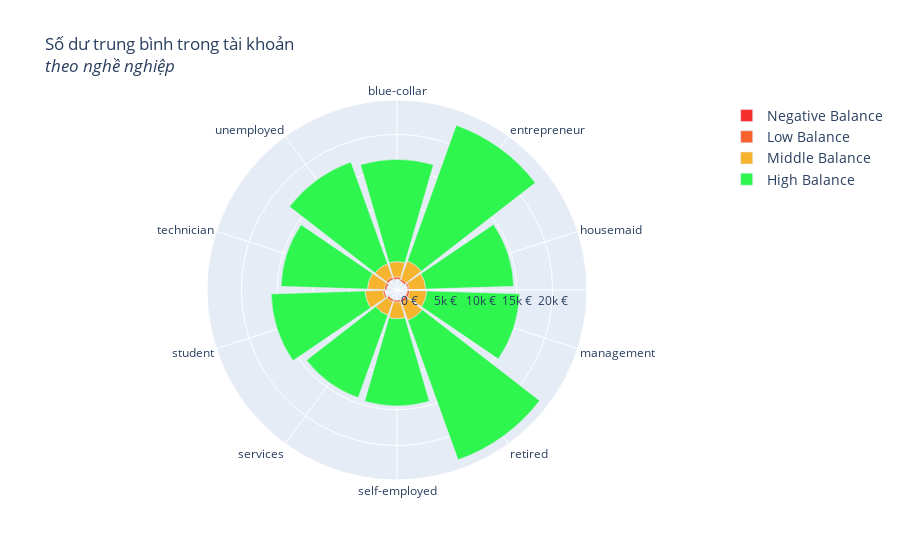

Here is the notebook cell this chart was saved with:
### Code cell
import numpy as np
import pandas as pd
import plotly.graph_objs as go
from plotly.offline import iplot, init_notebook_mode

init_notebook_mode(connected=True)

# Tạo nhóm phân loại số dư (Balance Category)
df["balance_status"] = np.nan
df.loc[df["balance"] < 0, "balance_status"] = "negative"
df.loc[(df["balance"] >= 0) & (df["balance"] <= 30000), "balance_status"] = "low"
df.loc[(df["balance"] > 30000) & (df["balance"] <= 40000), "balance_status"] = "middle"
df.loc[df["balance"] > 40000, "balance_status"] = "high"

# Tạo các trace
trace1 = go.Barpolar(
    r=[-199.0, -392.0, -209.0, -247.0, -233.0, -270.0, -271.0, 0, -276.0, -134.5],
    theta=["blue-collar", "entrepreneur", "housemaid", "management", "retired", "self-employed",
           "services", "student", "technician", "unemployed"],
    name='Negative Balance',
    marker=dict(color='rgb(246, 46, 46)')
)

trace2 = go.Barpolar(
    r=[319.5, 283.0, 212.0, 313.0, 409.0, 274.5, 308.5, 253.0, 316.0, 330.0],
    theta=["blue-collar", "entrepreneur", "housemaid", "management", "retired", "self-employed",
           "services", "student", "technician", "unemployed"],
    name='Low Balance',
    marker=dict(color='rgb(246, 97, 46)')
)

trace3 = go.Barpolar(
    r=[2128.5, 2686.0, 2290.0, 2366.0, 2579.0, 2293.5, 2005.5, 2488.0, 2362.0, 1976.0],
    theta=["blue-collar", "entrepreneur", "housemaid", "management", "retired", "self-employed",
           "services", "student", "technician", "unemployed"],
    name='Middle Balance',
    marker=dict(color='rgb(246, 179, 46)')
)

trace4 = go.Barpolar(
    r=[14247.5, 20138.5, 12278.5, 12956.0, 20723.0, 12159.0, 12223.0, 13107.0, 12063.0, 15107.5],
    theta=["blue-collar", "entrepreneur", "housemaid", "management", "retired", "self-employed",
           "services", "student", "technician", "unemployed"],
    name='High Balance',
    marker=dict(color='rgb(46, 246, 78)')
)

# Layout đúng chuẩn với polar
layout = go.Layout(
    title='Số dư trung bình trong tài khoản<br><i>theo nghề nghiệp</i>',
    font=dict(size=12),
    legend=dict(font=dict(size=14)),
    polar=dict(
        radialaxis=dict(
            ticksuffix=' €',
            showline=True,
            linewidth=1
        ),
        angularaxis=dict(
            direction="clockwise"
        )
    )
)

# Tạo và hiển thị biểu đồ
fig = go.Figure(data=[trace1, trace2, trace3, trace4], layout=layout)
iplot(fig)

### Figure 1 — Plotly figure (JSON) as saved in the notebook; plotly's stock layout.template omitted (floating-point values rounded to 4 significant figures)
{"data": [{"marker": {"color": "rgb(246, 46, 46)"}, "name": "Negative Balance", "r": [-199, -392, -209, -247, -233, -270, -271, 0, -276, -134.5], "theta": ["blue-collar", "entrepreneur", "housemaid", "management", "retired", "self-employed", "services", "student", "technician", "unemployed"], "type": "barpolar"}, {"marker": {"color": "rgb(246, 97, 46)"}, "name": "Low Balance", "r": [319.5, 283, 212, 313, 409, 274.5, 308.5, 253, 316, 330], "theta": ["blue-collar", "entrepreneur", "housemaid", "management", "retired", "self-employed", "services", "student", "technician", "unemployed"], "type": "barpolar"}, {"marker": {"color": "rgb(246, 179, 46)"}, "name": "Middle Balance", "r": [2128.0, 2686, 2290, 2366, 2579, 2294.0, 2006.0, 2488, 2362, 1976], "theta": ["blue-collar", "entrepreneur", "housemaid", "management", "retired", "self-employed", "services", "student", "technician", "unemployed"], "type": "barpolar"}, {"marker": {"color": "rgb(46, 246, 78)"}, "name": "High Balance", "r": [14250.0, 20140.0, 12280.0, 12956, 20723, 12159, 12223, 13107, 12063, 15110.0], "theta": ["blue-collar", "entrepreneur", "housemaid", "management", "retired", "self-employed", "services", "student", "technician", "unemployed"], "type": "barpolar"}], "layout": {"font": {"size": 12}, "legend": {"font": {"size": 14}}, "polar": {"angularaxis": {"direction": "clockwise"}, "radialaxis": {"linewidth": 1, "showline": true, "ticksuffix": " €"}}, "title": {"text": "Số dư trung bình trong tài khoản<br><i>theo nghề nghiệp</i>"}}}
